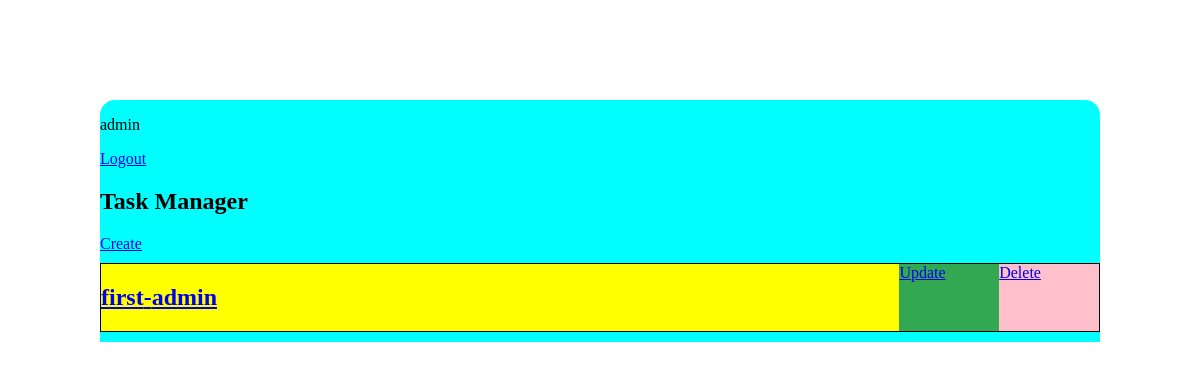
The app's page / (signed in), older data.
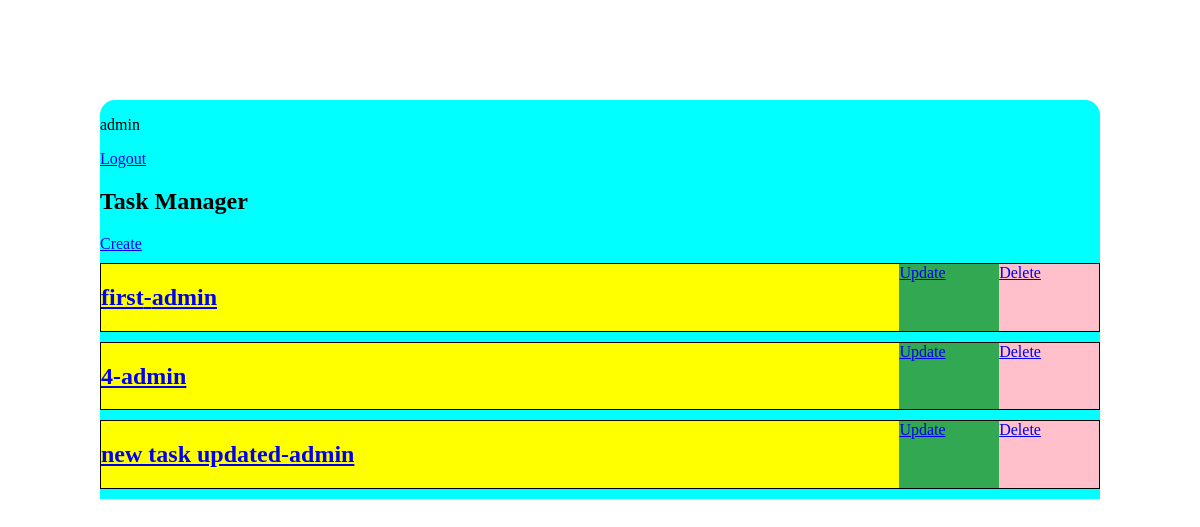
The same page, newer data.
### todolist/models.py (models this page shows, shortened)
class Task(models.Model):
    user = models.ForeignKey(User, on_delete=models.CASCADE, null=True)
    title = models.CharField(max_length=100)
    description = models.TextField(max_length=100, null=True, blank=True)
    status = models.BooleanField(default=False)

### todolist/views.py (the view)
# urls.py: path('', views.TaskList.as_view(), name='tasks'),
class TaskList(LoginRequiredMixin ,ListView):
    model = Task
    template_name = 'index.html'
    context_object_name = 'tasks'
    def get_context_data(self, **kwargs):
        context = super().get_context_data(**kwargs)
        context['tasks'] = context['tasks'].filter(user=self.request.user)
        context['count'] = context['tasks'].filter(status=False).count()
        return context

### todolist/templates/index.html (shortened to what this page needs)
{% load static %}
<!DOCTYPE html>
<html lang="en">
<head>
    <link rel="stylesheet" href="static/styles.css">
</head>
<body>
    <div class="main">
        {% if request.user.is_authenticated %}
            <p>{{request.user}}</p>
            <a href="{% url 'logout' %}">Logout</a>
        {% else %}
            <a href="{% url 'login' %}">Login</a>
        {% endif %}
        <div class="header">
            <div class="logo">
                <h2>Task Manager</h2>
            </div>
            {% if request.user.is_authenticated%}
            <div class="create">
                <a href="{% url 'create' %}">Create</a>
            </div>
        </div>
        <div class="content">
            <div class="content-block">
                {% if object_list %}
                {% for task in tasks %}
                <div class="content-block">
                    <div class="row">
                        <div class="view-task">
                            <a href="{% url 'detail' pk=task.id %}"><h2>{{task.title}}-{{task.user.username}}</h2></a>
                        </div>
                        <div class="update-task">
                            <a href="{% url 'update' pk=task.id %}">Update</a>
                        </div>
                        <div class="delete-task">
                            <a href="{% url 'delete' pk=task.id %}">Delete</a>
                        </div>
                    </div>
                </div>
                {% endfor %}
                {% else %}
                <h3>No task to show.</h3>
                {% endif %}
                {% else %}
                <p>Please log in.</p>
                {% endif %}
            </div>
        </div>
    </div>
</body>
</html>

### static/styles.css (style rules this page uses)
.main { display: grid; width: 1000px; background-color: aqua; margin: auto; margin-top: 100px; border-top-left-radius: 15px; border-top-right-radius: 15px; }
.row { background-color: grey; display: flex; border: solid 1px; margin-top: 10px; margin-bottom: 10px }
.view-task { display:block; background-color: yellow; width: 80%; }
.update-task { display:block; background-color: #32a852; width: 10%; }
.delete-task { display:block; background-color: pink; width: 10% }

Row changes from the older to the newer data that the page shows:
added Task: title "4", user.username "admin"
added Task: title "new task updated", user.username "admin"
